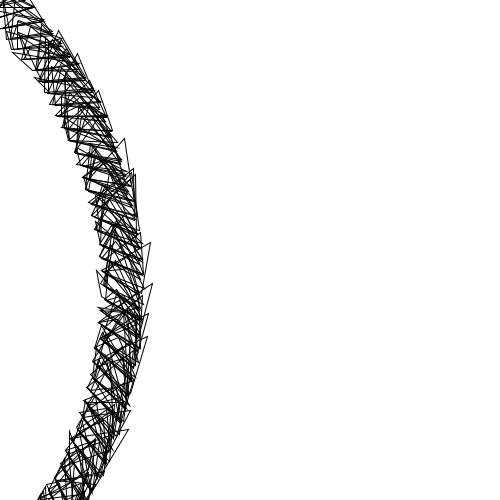
Frame 1 (no input)
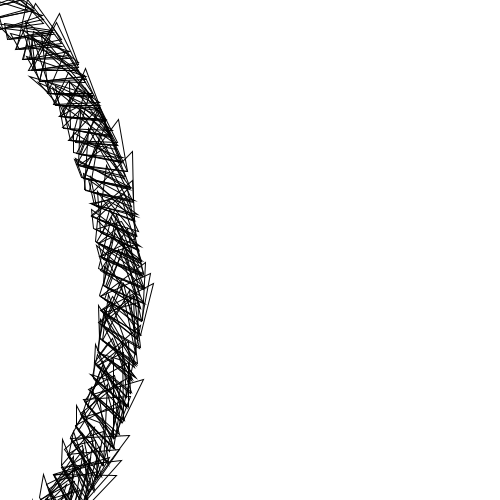
Frame 60 (the mouse pressed at the canvas centre just before this capture)
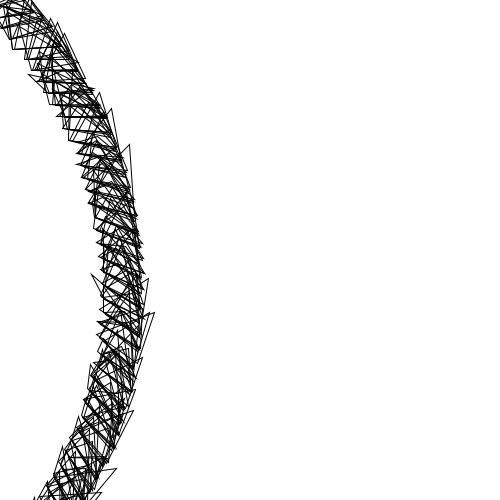
Frame 120 (the mouse held since frame 60 and released just before this capture)

The Processing sketch that drew these frames (run headless with seeded random() and noise(); from frame 60 on, the mouse is pressed at the canvas centre):

// Processing sketch: processing_84219
// ── processing_84219.pde

void setup()
{
size(500,500);
smooth();

}

void draw()
{

 background(255);
 noFill();
stroke(0);

 for (int x = 0; x < width; x = x + 15){
   for (int y = 0; y < height; y = y + 25){
   
translate(10,10);
rotate(PI/90);
scale(1);
triangle(random(0,50),random(0,50),random(20,30),random(60,40),random(70,50),random(50,60));


}}

}
